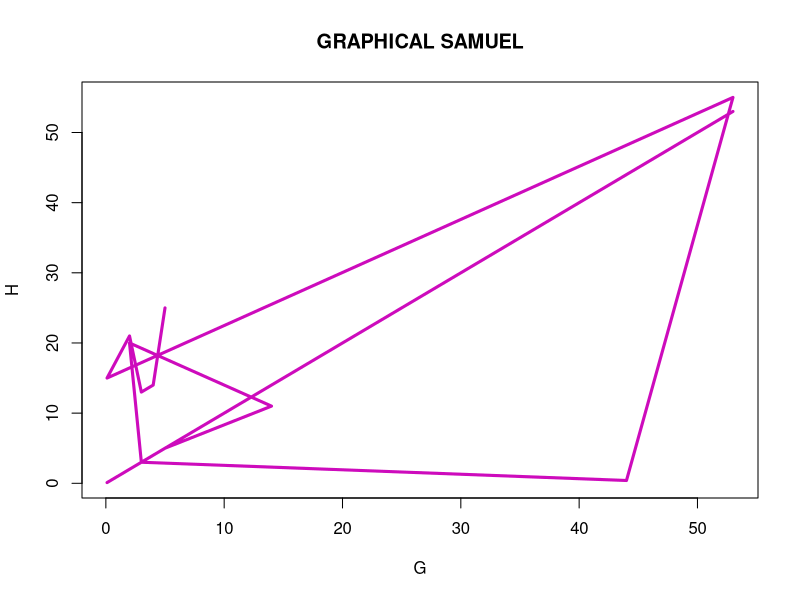
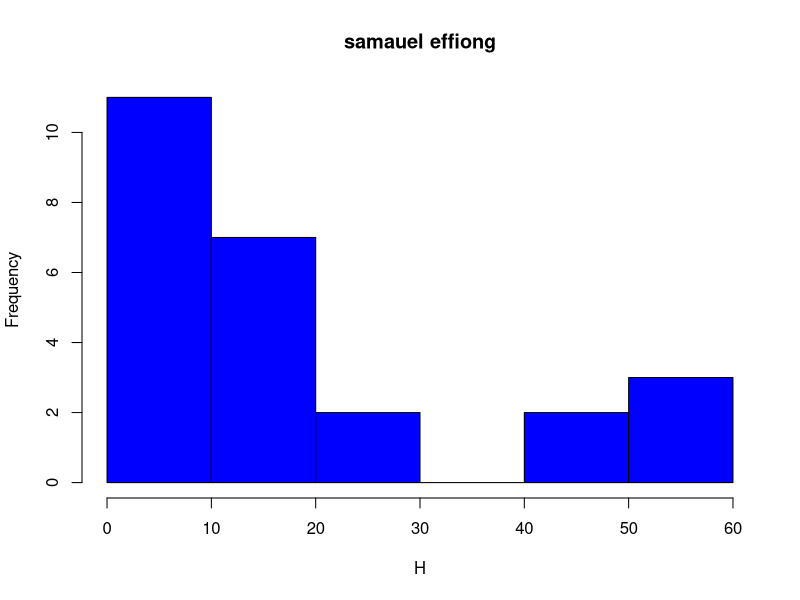

R code for these plots, in order: (Note: this script raises an error after producing the figures.)
### SETTING THE SYSTEM working directory

setwd(dir='C:/Users/Samuel Effiong/Desktop/statistical computing 2 .. sta 418/leture 1')

#### confirm the  SYSTEM working directory
getwd()

## clear all old environmental variables
rm(list=ls())

############################## BASIC COMPUTATION IN R #########################
A=10
A#

B<-10
C=110
D=B+C
D#

E=sqrt(10)
E#



F=1:10
print(F)
length(F)

############# BASIC COMPUTING IN R 2 FACTOR################
G = c(5,4,3,2,0.1,53,44,3,2,14,5,4,3,2,0.1,53,44,3,2,14,53,44,3,2,14)
H = c(25,14,13,21,15,55,0.4,3,20,11,5,4,3,2,0.1,53,44,3,2,14,53,44,3,2,14)
Z=G+H
Z#
length(G)
length(H)

####################GRAPHIC PLOT FOR 2 FACTOR IN R)

plot(G,H,type="l",lwd=3,col=6,glab="G",hlab="H",main = "GRAPHICAL SAMUEL")


hist(H,col='blue',main = "samauel effiong")

########## DIRECT CODES FOR MEAN,VARIANCE, STD DEVIATION ###########
I=c(5,4,3,2,0.1,53,44,3,2,14,5,4,3,2,0.1,53,44,3,2,14,53,44,3,2,14)
mean(I)
var(I)
sd(I)
median(I)

##################LETS NOW WRITE OUR OWN CODES FOR MEAN,VARIANCE#######
x =c(5,4,3,2,0.1,5,4,3,2,4,5)
sum(x)
length(x)
mean=sum(x)/length(x)
print(mean)

#####################VARIANCE###########
J =c(5,4,3,2,0.1,5,4,3,2,4,5)
sum(J)
length(J)
mean=sum(J)/length(J)
sumsq=sum((c(x)-mean)^2)
var=sumsq/(length(x)-1)
print(var)

##############STD DEVIATION##########
K =c(5,4,3,2,0.1)
L=c(8,12,10,6,4)
sum(K)
sum(L)
mean=sum(x)/(sum(f)-1)
sumsq=sum(L*(c(x)-mean)^2)
var=sumsq/(sum(L)-1)
std=sqrt(var)
print(std)

##############STD DEVIATION##########
M =c(5,4,3,2,0.1,5,4,3,2,4,5)
sum(M)
length(M)
mean=sum(M)/length(x)
sumsq=sum((c(M)-mean)^2)
var=sumsq/(length(M)-1)
std=sqrt(var)
print(std)

#Now if you have y,x1 and you need to fit a simple regression
# Y = b0 + b1x1 + e
N = c(0.99,1.02,1.15,1.29,1.46,1.36,0.87,1.23,1.55,1.4,1.19,1.15,0.98,1.01,
      1.11,1.2,1.26,1.32,1.43,0.95)
O =c(90.01,89.05,91.43,93.74,96.73,94.45,87.59,91.77,99.42,93.65,93.54,92.52,
     90.56,89.54,89.85,90.39,93.65,93.41,94.98,87.3)

###### EDA#######
plot(N,O,type="l",lwd=3,col=3,nlab="N",olab="O")
hist(O,col='pink')
plot(density(N,O),col='red',nlab="N",olab="O")
abline(v=sum(N,O[0]), lwd=1.5, col='gold')

###### Continue Analysis#######
sta222 = data.frame(O=O,N=N)
out = lm(O ~ N, data = sta222)
names(out)
extractAIC(out)
s = summary(out)
print(s)
names(s)

#############writing our own Program for regression#############
P = c(0.99,1.02,1.15,1.29,1.46,1.36,0.87,1.23,1.55,1.4,1.19,1.15,0.98,1.01,
      1.11,1.2,1.26,1.32,1.43,0.95)
Q =c(90.01,89.05,91.43,93.74,96.73,94.45,87.59,91.77,99.42,93.65,93.54,92.52,
     90.56,89.54,89.85,90.39,93.65,93.41,94.98,87.3)
sum(P)
sum(Q)
sum(P*Q)
length(Q)
length(P)
sum(P^2)
meanP=sum(P)/length(P)###or use## mean(x1)
meanQ=sum(Q)/length(Q)#######or use## mean(y)
slope=((length(Q)*sum(P*Q))-(sum(P)*sum(Q)))/((length(P)*sum(P^2))-(sum(P)^2))
intercept=meanQ-(slope*meanP)
print(slope);
print(intercept)

#############CORELLATION COEFFICIENT##########
R=((length(P)*sum(P*Q))-(sum(P)*sum(Q)))/
  sqrt(((length(P)*sum(P^2))-(sum(P)^2))*((length(Q)*sum(Q^2))-(sum(Q)^2)))
print(R)
q()